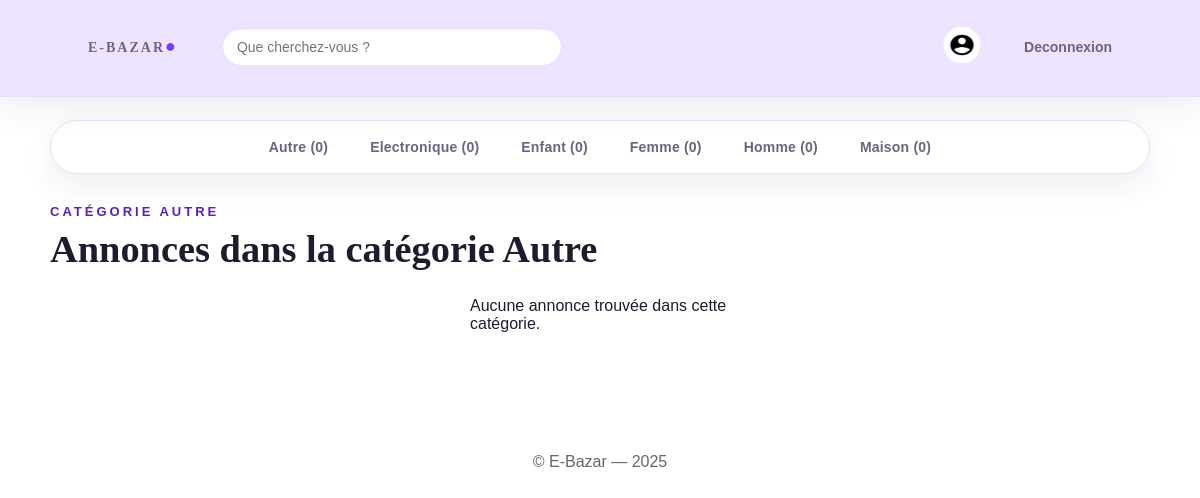
The app's page /index.php?id=6 (signed in) with its own data.
### tables this page shows
CREATE TABLE categories (
    id INT AUTO_INCREMENT PRIMARY KEY,
    nom VARCHAR(100) NOT NULL UNIQUE,
    date_creation DATETIME NOT NULL DEFAULT CURRENT_TIMESTAMP
);

### controllers/index.php (called while the page is built, shortened)
<?php
require_once '../models/annonce.php';
class index {
    private $annonceModel;
    public function __construct($pdo) {
        $this->annonceModel = new Annonce($pdo);
    }
    public function index() {
        $current_user_id = $_SESSION['id'] ?? null;
        $categorie_id = isset($_GET['id']) && is_numeric($_GET['id']) ? (int)$_GET['id'] : null;
        $page = isset($_GET['page']) && is_numeric($_GET['page']) ? max(1,(int)$_GET['page']) : 1;
        $annonces_par_page = 10;
        $annonces = $this->annonceModel->getAnnonces($current_user_id, $categorie_id, $page, $annonces_par_page);
        $categories_nav = $this->annonceModel->getCategories($current_user_id);
        $titre_section = "Les dernières annonces mises en ligne";
        $sous_titre = "Nouveautés";
        if ($categorie_id) {
            $nom_categorie = $this->annonceModel->getCategorieNom($categorie_id);
            if ($nom_categorie) {
                $titre_section = "Annonces dans la catégorie " . $nom_categorie;
                $sous_titre = "Catégorie " . $nom_categorie;
            }
        }
        require_once '../views/index.php';
    }
}

### public/index.php (called while the page is built)
<?php
require_once '../config/config.php';
require_once '../controllers/index.php';
$controller = new index($pdo);
$controller->index();

### models/annonce.php (called while the page is built, shortened)
<?php
class annonce
{
    private $pdo;
    public function __construct($pdo)
    {
        $this->pdo = $pdo;
    }
    public function getCategories($current_user_id = null) {
        $user_exclusion = $current_user_id ? " AND a.vendeur_id != {$current_user_id}" : "";
        $sql = "
            SELECT c.id, c.nom, COUNT(a.id) AS nombre_annonces
            FROM categories c
            LEFT JOIN annonces a ON a.categorie_id = c.id AND a.statut = 'EN_VENTE' {$user_exclusion}
            GROUP BY c.id, c.nom
            ORDER BY c.nom ASC
        ";
        return $this->pdo->query($sql)->fetchAll(PDO::FETCH_ASSOC);
    }
    public function getCategorieNom($categorie_id) {
        $stmt = $this->pdo->prepare("SELECT nom FROM categories WHERE id = ?");
        $stmt->execute([$categorie_id]);
        $row = $stmt->fetch(PDO::FETCH_ASSOC);
        return $row ? htmlspecialchars($row['nom']) : null;
    }
}

### views/index.php (the view, shortened to what this page needs)
<!DOCTYPE html>
<html lang="fr">
<head>
<link rel="stylesheet" href="css/accuill.css?v=99">
<link rel="stylesheet" href="css/header.css">
</head>
<body>
<header class="navbar">
    <div class="logo">
        <a href="index.php"><span>E-Bazar</span><span class="dot">●</span></a>
        <input type="text" id="barre-recherche" placeholder="Que cherchez-vous ?">
    </div>
    <div>
        <?php if (!isset($_SESSION['id'])): ?>
            <a href="connexion.php"><strong>Se connecter</strong></a>
            <a href="inscription.php" class="btn-outline">S'inscrire</a>
        <?php else: ?>
            <a href="profil.php"><button class="icon"><img src="image/comptenoir.png" alt="Compte"></button></a>
            <a href="deconnexion.php">Deconnexion</a>
        <?php endif; ?>
    </div>
</header>
<nav>
<?php foreach ($categories_nav as $cat): ?>
    <a href="?id=<?= $cat['id'] ?>"><p><?= htmlspecialchars($cat['nom']) ?> (<?= $cat['nombre_annonces'] ?>)</p></a>
<?php endforeach; ?>
</nav>
<main>
<div class="texte">
    <p><?= $sous_titre ?></p>
    <h2><?= $titre_section ?></h2>
</div>
<div class="produits">
<?php if (empty($annonces)): ?>
    <p><?= $categorie_id ? "Aucune annonce trouvée dans cette catégorie." : "Aucune annonce n'est actuellement disponible." ?></p>
<?php endif; ?>
</div>
</main>
<footer>
<p style="text-align:center; padding:20px; margin-top:40px; color:#666;">
    © E-Bazar — 2025
</p>
</footer>
</body>
</html>

### public/css/accuill.css (style rules this page uses)
:root { --bg: #ffffff; --surface: #ffffff; --surface-muted: #f6f2ff; --ink: #1f1b2e; --muted: #6d6382; --accent: #7c3aed; --accent-strong: #5b21b6; --accent-cool: #a855f7; --accent-soft: #ede9fe; --border: #e7def7; --shadow: 0 12px 30px rgba(38, 24, 76, 0.08); --shadow-strong: 0 18px 40px rgba(38, 24, 76, 0.14); --radius: 20px; --radius-lg: 28px; --radius-sm: 12px; }
* { margin: 0; padding: 0; box-sizing: border-box; }
body { font-family: "Poppins", sans-serif; color: var(--ink); background: var(--bg); min-height: 100vh; }
a { color: inherit; }
main { padding-bottom: 60px; animation: pageIn 0.6s ease both; }
nav { width: min(1100px, 92%); margin: 22px auto 10px; padding: 10px; background: rgba(255, 255, 255, 0.8); border: 1px solid var(--border); border-radius: 999px; display: flex; flex-wrap: wrap; justify-content: center; gap: 10px; box-shadow: var(--shadow); }
nav a { text-decoration: none; color: var(--muted); font-size: 14px; font-weight: 600; letter-spacing: 0.2px; padding: 8px 16px; border-radius: 999px; transition: all 0.2s ease; }
.texte { width: min(1100px, 92%); margin: 30px auto 10px; }
.texte p { color: var(--accent-strong); font-size: 13px; letter-spacing: 3px; text-transform: uppercase; font-weight: 600; }
.texte h2 { font-family: "Italiana", serif; font-size: clamp(28px, 3.2vw, 42px); font-weight: 600; margin-top: 8px; }
.produits { width: min(1100px, 92%); margin: 26px auto 0; display: grid; grid-template-columns: repeat(auto-fit, minmax(220px, 260px)); justify-content: center; gap: 24px; }

### public/css/header.css (style rules this page uses)
:root { --bg: #ffffff; --surface: #ffffff; --surface-muted: #f6f2ff; --ink: #1f1b2e; --muted: #6d6382; --accent: #7c3aed; --accent-strong: #5b21b6; --accent-cool: #a855f7; --accent-soft: #ede9fe; --border: #e7def7; --shadow: 0 12px 30px rgba(38, 24, 76, 0.08); --shadow-strong: 0 18px 40px rgba(38, 24, 76, 0.14); --radius: 20px; --radius-lg: 28px; --radius-sm: 12px; }
.navbar { display: flex; justify-content: space-between; align-items: center; padding: 18px 6vw; background: #ece3ff; border-bottom: 1px solid var(--border); position: sticky; top: 0; z-index: 20; color: var(--ink); }
.logo { font-family: "Italiana", serif; font-size: 28px; font-weight: 600; letter-spacing: 2px; text-transform: uppercase; display: flex; align-items: center; gap: 8px; }
.logo a { text-decoration: none; color: var(--ink); display: inline-flex; align-items: center; gap: 8px; }
.logo .dot { color: var(--accent); font-size: 18px; }
header input, .navbar input { padding: 10px 14px; width: min(340px, 40vw); background-color: var(--surface); border-radius: 999px; border: 1px solid var(--border); margin-left: 20px; font-size: 14px; color: var(--ink); box-shadow: inset 0 1px 2px rgba(31, 27, 46, 0.06); }
.icon { background-color: transparent; border: none; margin-left: 8px; display: inline-flex; align-items: center; }
.icon img { height: 40px; width: 40px; border-radius: 50%; border: 2px solid var(--accent-soft); padding: 4px; background: #fff; }
header a, .navbar a { text-decoration: none; color: var(--muted); font-size: 14px; padding: 10px 16px; display: inline-block; border-radius: 999px; font-weight: 600; transition: all 0.2s ease; }
.navbar > div:last-child { display: flex; align-items: center; gap: 10px; flex-wrap: wrap; }

### records on screen
categories: nom "Autre", nombre_annonces "0", nom "CATÉGORIE AUTRE", nom "Annonces dans la catégorie Autre"
categories: nom "Electronique", nombre_annonces "0"
categories: nom "Enfant", nombre_annonces "0"
categories: nom "Femme", nombre_annonces "0"
categories: nom "Homme", nombre_annonces "0"
categories: nom "Maison", nombre_annonces "0"
